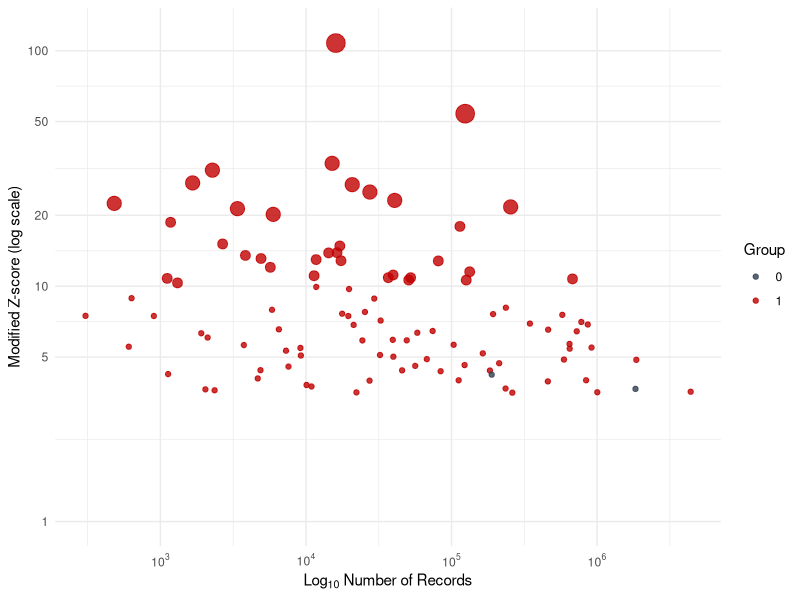

The R source for this figure:
library(ggplot2)
library(scales)     
data <- read.csv("data/data_for_Figure1.csv", check.names = FALSE)

# Z-scoreに基づいてサイズ列を追加
data$point_size <- ifelse(data$Modified_Z_score > 50, 6,           # 2倍
                          ifelse(data$Modified_Z_score >= 20, 4.5,      # 1.5倍
                                 ifelse(data$Modified_Z_score >= 10, 3, 1.5)))  # そのまま or 0.5倍

plotA <- ggplot(data,
                aes(x = `Number of records using the relevant words/phrases`,
                    y = Modified_Z_score,
                    colour = factor(Group))) +
  geom_point(aes(size = point_size), alpha = .8) +
  scale_size_identity() +
  scale_x_log10(
    breaks = 10^(2:6),
    labels = trans_format("log10", math_format(10^.x))
  ) +
  scale_y_log10(
    breaks = c(1, 5, 10, 20, 50, 100),
    labels = c("1", "5", "10", "20", "50", "100"),
    limits = c(1, 120)  # Y軸の範囲を1-120に設定
  ) +
  scale_colour_manual(values = c("#333F50", "#C00000")) +
  labs(
    x = expression(Log[10]~Number~of~Records),
    y = "Modified Z-score (log scale)",
    colour = "Group"
  ) +
  theme_minimal()
ggsave("analysis/FIG1_log.png", plotA, width = 10, height = 6, dpi = 300)
